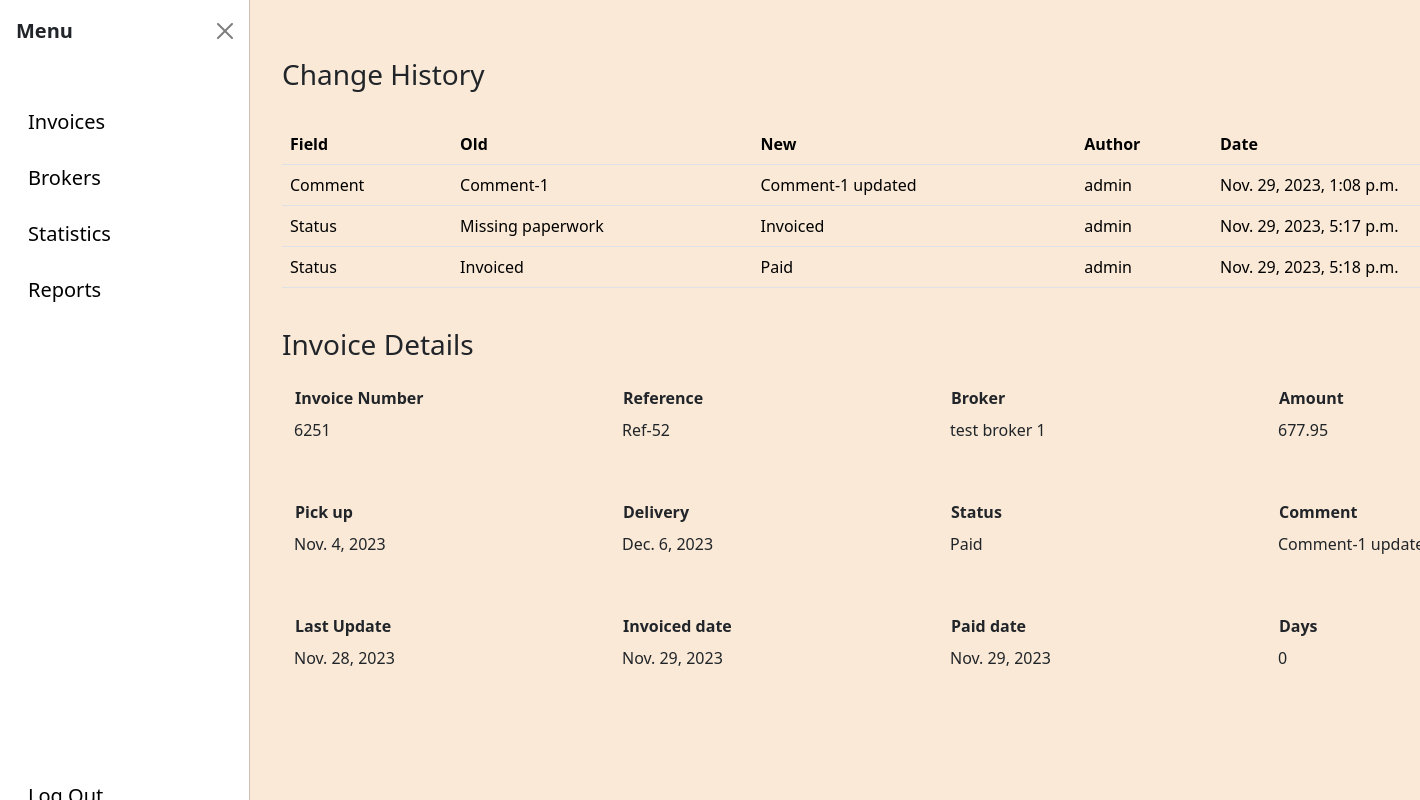
The page /invoices/invoice-detail/1 on the database its author committed.
### invoices/models.py (models this page shows, shortened)
class InvoiceChangeHistory(models.Model):
    field = models.CharField(max_length=100)
    old = models.CharField(max_length=100)
    new = models.CharField(max_length=100)
    user = models.ForeignKey(User, on_delete=models.CASCADE)
    invoice = models.ForeignKey(Invoice, on_delete=models.CASCADE)
    date = models.DateTimeField(auto_now_add=True, null=True, blank=True)

class Invoice(models.Model):
    invoice_number = models.BigIntegerField()
    reference = models.CharField(max_length=250)
    broker = models.ForeignKey(Broker, on_delete=models.SET_NULL, null=True, blank=True)
    pick_up = models.DateField()
    delivery = models.DateField()
    amount = models.DecimalField(max_digits=10, decimal_places=2)
    status = models.ForeignKey(Status, on_delete=models.SET_NULL, null=True, blank=True)
    comment = models.CharField(max_length=255)
    last_update = models.DateField()
    invoiced_date = models.DateField(null=True, blank=True)
    paid_date = models.DateField(null=True, blank=True)
    days_since_invoiced = models.IntegerField(null=True, blank=True)

class Status(models.Model):
    name = models.CharField(max_length=250)

### brokers/models.py (models this page shows, shortened)
class Broker(models.Model):
    company = models.CharField(max_length=150, null=False, blank=False)
    postal = models.BigIntegerField(null=False, blank=False)
    state = models.CharField(max_length=50, null=False, blank=False)
    status = models.ForeignKey(Status, on_delete=models.CASCADE, null=False, blank=False)
    mc_number = models.BigIntegerField(null=False, blank=False)
    city = models.CharField(max_length=100, null=False, blank=False)
    phone_number = models.CharField(max_length=20, null=False, blank=False)

### invoices/views.py (the view)
# urls.py: path('invoice-detail/<int:pk>', InvoiceDetailView.as_view(), name='invoice-detail'),
class InvoiceDetailView(View):
    def get(self, request, pk):
        invoice_instance = get_object_or_404(Invoice, pk=pk)
        history = InvoiceChangeHistory.objects.filter(invoice=invoice_instance).all()
        context = {
            "invoice": invoice_instance,
            "history": history,
        }
        return render(request, 'invoices/invoice_detail.html', context)

### invoices/templates/invoices/invoice_detail.html (shortened to what this page needs)
{% extends "base.html" %}
{% block content %}
<div class="container">
    {% if history %}
        <h3>Change History</h3> <br>
        <table class="table table-hover">
            <thead>
                <th>Field</th>
                <th>Old</th>
                <th>New</th>
                <th>Author</th>
                <th>Date</th>
            </thead>
            <tbody>
                {% for activity in history %}
                    <tr>
                        <td>{{ activity.field }}</td>
                        <td>{{ activity.old }}</td>
                        <td>{{ activity.new }}</td>
                        <td>{{ activity.user }}</td>
                        <td>{{ activity.date }}</td>
                    </tr>
                {% endfor %}
            </tbody>
        </table>
    {% endif %}
    <br>
    <h3>Invoice Details</h3>
<div class="invoice-items">
        <div class="form-floating mb-3">
            <label for="invoice_number"><b>Invoice Number</b></label><br>
            <input type="email" readonly class="form-control-plaintext" id="floatingPlaintextInput" placeholder="{{ invoice.invoice_number }}" value="{{ invoice.invoice_number }}">
        </div>
        <div class="form-floating mb-3">
            <label for="reference"><b>Reference</b></label><br>
            <input type="email" readonly class="form-control-plaintext" id="floatingPlaintextInput" placeholder="{{ invoice.reference }}" value="{{ invoice.reference }}">
        </div>
        <div class="form-floating mb-3">
            <label for="broker"><b>Broker</b></label><br>
            <input type="email" readonly class="form-control-plaintext" id="floatingPlaintextInput" placeholder="{{ invoice.broker.company }}" value="{{ invoice.broker.company }}">
        </div>
        <div class="form-floating mb-3">
            <label for="amount"><b>Amount</b></label><br>
            <input type="email" readonly class="form-control-plaintext" id="floatingPlaintextInput" placeholder="{{ invoice.amount }}" value="{{ invoice.amount }}">
        </div>
        <div class="form-floating mb-3">
            <label for="pick_up"><b>Pick up</b></label><br>
            <input type="email" readonly class="form-control-plaintext" id="floatingPlaintextInput" placeholder="{{ invoice.pick_up }}" value="{{ invoice.pick_up }}">
        </div>
        <div class="form-floating mb-3">
            <label for="delivery"><b>Delivery</b></label><br>
            <input type="email" readonly class="form-control-plaintext" id="floatingPlaintextInput" placeholder="{{ invoice.delivery }}" value="{{ invoice.delivery }}">
        </div>
        <div class="form-floating mb-3">
            <label for="status"><b>Status</b></label><br>
            <input type="email" readonly class="form-control-plaintext" id="floatingPlaintextInput" placeholder="{{ invoice.status.name }}" value="{{ invoice.status.name }}">
        </div>
        <div class="form-floating mb-3">
            <label for="comment"><b>Comment</b></label><br>
            <input type="email" readonly class="form-control-plaintext" id="floatingPlaintextInput" placeholder="{{ invoice.comment }}" value="{{ invoice.comment }}">
        </div>
        <div class="form-floating mb-3">
            <label for="last_update"><b>Last Update</b></label><br>
            <input type="email" readonly class="form-control-plaintext" id="floatingPlaintextInput" placeholder="{{ invoice.last_update }}" value="{{ invoice.last_update }}">
        </div>
        <div class="form-floating mb-3">
            <label for="invoiced_date"><b>Invoiced date</b></label><br>
            <input type="email" readonly class="form-control-plaintext" id="floatingPlaintextInput" placeholder="{{ invoice.invoiced_date }}" value="{{ invoice.invoiced_date }}">
        </div>
        <div class="form-floating mb-3">
            <label for="paid_date"><b>Paid date</b></label><br>
            <input type="email" readonly class="form-control-plaintext" id="floatingPlaintextInput" placeholder="{{ invoice.paid_date }}" value="{{ invoice.paid_date }}">
        </div>
        <div class="form-floating mb-3">
            <label for="days"><b>Days</b></label><br>
            <input type="email" readonly class="form-control-plaintext" id="floatingPlaintextInput" placeholder="{{ invoice.days_since_invoiced }}" value="{{ invoice.days_since_invoiced }}">
        </div>
</div>
</div>
{% endblock content %}

### static/main.css (style rules this page uses)
.container { margin-left: auto; }
.container.offcanvas-open { margin-left: 270px; transition: margin-left 0.9s ease ; }
body { background-color: #f9e9d6; }
tbody, td, tfoot, th, thead, tr { background-color: transparent !important; }
.invoice-items { display: grid; grid-template-columns: repeat(4, 1fr); gap: 16px; }

### rows shown on the page
InvoiceChangeHistory: field "Comment", old "Comment-1", new "Comment-1 updated", user "admin", date "Nov. 29, 2023, 1:08 p.m."
InvoiceChangeHistory: field "Status", old "Missing paperwork", new "Invoiced", user "admin", date "Nov. 29, 2023, 5:17 p.m."
InvoiceChangeHistory: field "Status", old "Invoiced", new "Paid", user "admin", date "Nov. 29, 2023, 5:18 p.m."
Invoice: invoice_number "6251", reference "Ref-52", broker.company "test broker 1", amount "677.95", pick_up "Nov. 4, 2023", delivery "Dec. 6, 2023", status.name "Paid", comment "Comment-1 updated", last_update "Nov. 28, 2023", invoiced_date "Nov. 29, 2023", paid_date "Nov. 29, 2023", days_since_invoiced "0"
